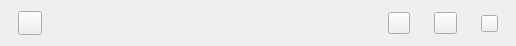
<?xml version="1.0" encoding="UTF-8"?>
<ui version="4.0">
 <class>PrxmptTopBarForm</class>
 <widget class="QWidget" name="TopBarRoot">
  <property name="geometry"><rect><x>0</x><y>0</y><width>516</width><height>46</height></rect></property>
  <property name="minimumSize"><size><width>516</width><height>46</height></size></property>
  <property name="maximumSize"><size><width>516</width><height>46</height></size></property>
  <widget class="QFrame" name="PopupHeader">
   <property name="geometry"><rect><x>0</x><y>0</y><width>516</width><height>46</height></rect></property>
   <property name="minimumSize"><size><width>516</width><height>46</height></size></property>
   <property name="maximumSize"><size><width>516</width><height>46</height></size></property>
   <property name="frameShape"><enum>QFrame::NoFrame</enum></property>
   <widget class="QPushButton" name="SettingsIcon">
    <property name="geometry"><rect><x>18</x><y>11</y><width>24</width><height>24</height></rect></property>
    <property name="text"><string/></property>
    <property name="icon"><iconset><normaloff>settings.png</normaloff>settings.png</iconset></property>
    <property name="iconSize"><size><width>24</width><height>24</height></size></property>
   </widget>
   <widget class="QLabel" name="PopupBrand">
    <property name="geometry"><rect><x>209</x><y>0</y><width>102</width><height>46</height></rect></property>
    <property name="pixmap"><pixmap>prxmpt-logo.png</pixmap></property>
    <property name="scaledContents"><bool>true</bool></property>
    <property name="alignment"><set>Qt::AlignCenter</set></property>
   </widget>
   <widget class="QPushButton" name="DragIcon">
    <property name="geometry"><rect><x>388</x><y>12</y><width>22</width><height>22</height></rect></property>
    <property name="text"><string/></property>
    <property name="icon"><iconset><normaloff>drag-lock.png</normaloff>drag-lock.png</iconset></property>
    <property name="iconSize"><size><width>22</width><height>22</height></size></property>
   </widget>
   <widget class="QPushButton" name="PrivacyIcon">
    <property name="geometry"><rect><x>434</x><y>12</y><width>23</width><height>22</height></rect></property>
    <property name="text"><string/></property>
    <property name="icon"><iconset><normaloff>collapse.png</normaloff>collapse.png</iconset></property>
    <property name="iconSize"><size><width>22</width><height>22</height></size></property>
   </widget>
   <widget class="QPushButton" name="PopupClose">
    <property name="geometry"><rect><x>481</x><y>15</y><width>17</width><height>17</height></rect></property>
    <property name="text"><string/></property>
    <property name="icon"><iconset><normaloff>exit.png</normaloff>exit.png</iconset></property>
    <property name="iconSize"><size><width>17</width><height>17</height></size></property>
   </widget>
  </widget>
 </widget>
 <resources/>
 <connections/>
</ui>
